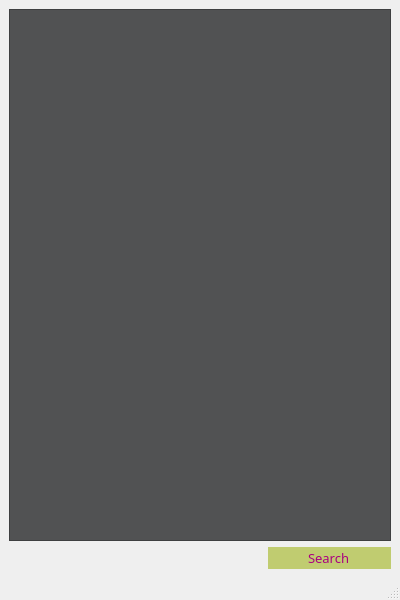
<?xml version="1.0" encoding="UTF-8"?>
<ui version="4.0">
 <class>ContactListProvider</class>
 <widget class="QMainWindow" name="ContactListProvider">
  <property name="windowModality">
   <enum>Qt::ApplicationModal</enum>
  </property>
  <property name="geometry">
   <rect>
    <x>0</x>
    <y>0</y>
    <width>400</width>
    <height>600</height>
   </rect>
  </property>
  <property name="sizePolicy">
   <sizepolicy hsizetype="Minimum" vsizetype="Minimum">
    <horstretch>0</horstretch>
    <verstretch>0</verstretch>
   </sizepolicy>
  </property>
  <property name="minimumSize">
   <size>
    <width>100</width>
    <height>100</height>
   </size>
  </property>
  <property name="focusPolicy">
   <enum>Qt::TabFocus</enum>
  </property>
  <property name="contextMenuPolicy">
   <enum>Qt::NoContextMenu</enum>
  </property>
  <property name="windowTitle">
   <string>Contact List Provider</string>
  </property>
  <widget class="QWidget" name="centralwidget">
   <layout class="QVBoxLayout" name="verticalLayout">
    <item>
     <layout class="QGridLayout" name="gridLayout">
      <item row="1" column="0">
       <widget class="QListWidget" name="listWidget">
        <property name="enabled">
         <bool>true</bool>
        </property>
        <property name="styleSheet">
         <string notr="true">background-color: rgb(81, 82, 83);
font: 10pt &quot;Fixedsys&quot;;</string>
        </property>
        <property name="sortingEnabled">
         <bool>true</bool>
        </property>
       </widget>
      </item>
     </layout>
    </item>
    <item>
     <layout class="QHBoxLayout" name="horizontalLayout">
      <item>
       <widget class="QPushButton" name="Grid">
        <property name="enabled">
         <bool>true</bool>
        </property>
        <property name="sizePolicy">
         <sizepolicy hsizetype="Minimum" vsizetype="Minimum">
          <horstretch>0</horstretch>
          <verstretch>0</verstretch>
         </sizepolicy>
        </property>
        <property name="minimumSize">
         <size>
          <width>0</width>
          <height>0</height>
         </size>
        </property>
        <property name="maximumSize">
         <size>
          <width>16777215</width>
          <height>16777215</height>
         </size>
        </property>
        <property name="sizeIncrement">
         <size>
          <width>0</width>
          <height>0</height>
         </size>
        </property>
        <property name="baseSize">
         <size>
          <width>0</width>
          <height>0</height>
         </size>
        </property>
        <property name="styleSheet">
         <string notr="true">image: url(:/rec/img/grid_lines_icon-icons.com_49854.png);</string>
        </property>
        <property name="locale">
         <locale language="Russian" country="Ukraine"/>
        </property>
        <property name="text">
         <string/>
        </property>
        <property name="iconSize">
         <size>
          <width>20</width>
          <height>50</height>
         </size>
        </property>
        <property name="autoRepeatDelay">
         <number>300</number>
        </property>
        <property name="autoRepeatInterval">
         <number>100</number>
        </property>
        <property name="flat">
         <bool>true</bool>
        </property>
       </widget>
      </item>
      <item>
       <widget class="QPushButton" name="Favorites">
        <property name="sizePolicy">
         <sizepolicy hsizetype="Minimum" vsizetype="Minimum">
          <horstretch>0</horstretch>
          <verstretch>0</verstretch>
         </sizepolicy>
        </property>
        <property name="minimumSize">
         <size>
          <width>70</width>
          <height>20</height>
         </size>
        </property>
        <property name="styleSheet">
         <string notr="true">image: url(:/rec/img/mypc_star.png);</string>
        </property>
        <property name="text">
         <string/>
        </property>
        <property name="iconSize">
         <size>
          <width>20</width>
          <height>50</height>
         </size>
        </property>
        <property name="flat">
         <bool>true</bool>
        </property>
       </widget>
      </item>
      <item>
       <widget class="QLineEdit" name="lineEdit">
        <property name="sizePolicy">
         <sizepolicy hsizetype="Maximum" vsizetype="Maximum">
          <horstretch>0</horstretch>
          <verstretch>0</verstretch>
         </sizepolicy>
        </property>
        <property name="maximumSize">
         <size>
          <width>500</width>
          <height>500</height>
         </size>
        </property>
        <property name="sizeIncrement">
         <size>
          <width>0</width>
          <height>0</height>
         </size>
        </property>
        <property name="baseSize">
         <size>
          <width>0</width>
          <height>0</height>
         </size>
        </property>
        <property name="font">
         <font>
          <family>Bahnschrift SemiLight</family>
          <pointsize>10</pointsize>
          <weight>50</weight>
          <italic>false</italic>
          <bold>false</bold>
         </font>
        </property>
        <property name="styleSheet">
         <string notr="true">background-color: rgb(192, 204, 112);
color: rgb(170, 0, 127);
font: 10pt &quot;Bahnschrift SemiLight&quot;;</string>
        </property>
        <property name="text">
         <string>Search</string>
        </property>
        <property name="maxLength">
         <number>20</number>
        </property>
        <property name="frame">
         <bool>false</bool>
        </property>
        <property name="alignment">
         <set>Qt::AlignCenter</set>
        </property>
        <property name="clearButtonEnabled">
         <bool>false</bool>
        </property>
       </widget>
      </item>
     </layout>
    </item>
   </layout>
  </widget>
  <widget class="QMenuBar" name="menubar">
   <property name="geometry">
    <rect>
     <x>0</x>
     <y>0</y>
     <width>400</width>
     <height>25</height>
    </rect>
   </property>
  </widget>
  <widget class="QStatusBar" name="statusbar"/>
 </widget>
 <resources/>
 <connections/>
</ui>
